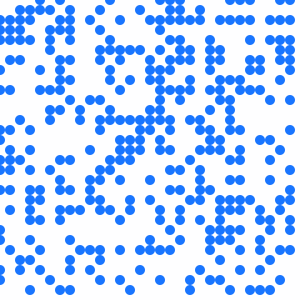
Frame 1 (no input)
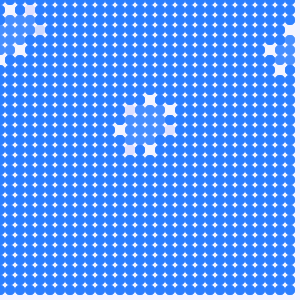
Frame 60 (the mouse pressed at the canvas centre just before this capture)
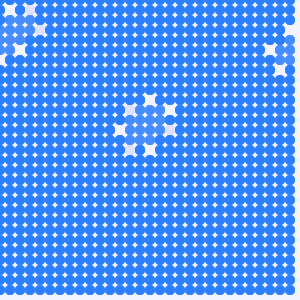
Frame 120 (the mouse held since frame 60 and released just before this capture)

The Processing sketch that drew these frames (run headless with seeded random() and noise(); from frame 60 on, the mouse is pressed at the canvas centre):

// Processing sketch: cellularautomataD2_20220526
// ── cellularautomataD2_20220526.pde
int sx, sy; 
float density = 0.5; 
int[][][] world;
int b_size = 10;
int counter = 0;

void setup() 
{ 
  size(300, 300);
  colorMode(HSB,100);
  background(100);
  frameRate(30);
  sx = width;
  sy = height;
  world = new int[sx][sy][2]; 
  stroke(255); 
  noStroke();
  smooth();
  
  for (int i = 0; i < sx * sy * density; i++) { 
    world[(int)random(sx)][(int)random(sy)][1] = 1; 
  } 
} 
 
void draw() 
{ 
  fadeToWhite(); 
  counter = counter + 1;
  
  if((counter % 3) == 1){
 
  for (int x = 0; x < width; x=x + b_size) { 
    for (int y = 0; y < height; y=y + b_size) { 
   
      if ((world[x][y][1] == 1) || (world[x][y][1] == 0 && world[x][y][0] == 1)) 
      { 
        world[x][y][0] = 1; 
 
          fill(60,90,100);  
          ellipse(x, y, b_size, b_size);

      } 
      if (world[x][y][1] == -1) 
      { 
        world[x][y][0] = 0; 
      } 
      world[x][y][1] = 0; 
    } 
  } 


  for (int x = 0; x < width; x=x+b_size) { 
    for (int y = 0; y < height; y=y+b_size) { 
      int count = neighbors(x, y); 
      if (count < 4 && world[x][y][0] == 0) 
      { 
        world[x][y][1] = 1; 
      } 
      if (count > 4 && world[x][y][0] == 1) 
     { 
        world[x][y][1] = -1; 
      } 
    } 
  }
  }
} 

 

int neighbors(int x, int y) 
{ 
  return world[(x + b_size) % sx][y][0] + 
         world[x][(y + b_size) % sy][0] + 
         world[(x + sx - b_size) % sx][y][0] + 
         world[x][(y + sy - b_size) % sy][0] + 
         world[(x + b_size) % sx][(y + b_size) % sy][0] + 
         world[(x + sx - b_size) % sx][(y + b_size) % sy][0] + 
         world[(x + sx - b_size) % sx][(y + sy - b_size) % sy][0] + 
         world[(x + b_size) % sx][(y + sy - b_size) % sy][0]; 
} 

void fadeToWhite(){
  rectMode(CORNER);
  fill(60,10,100,5);
  rect(0,0,width,height);
}
